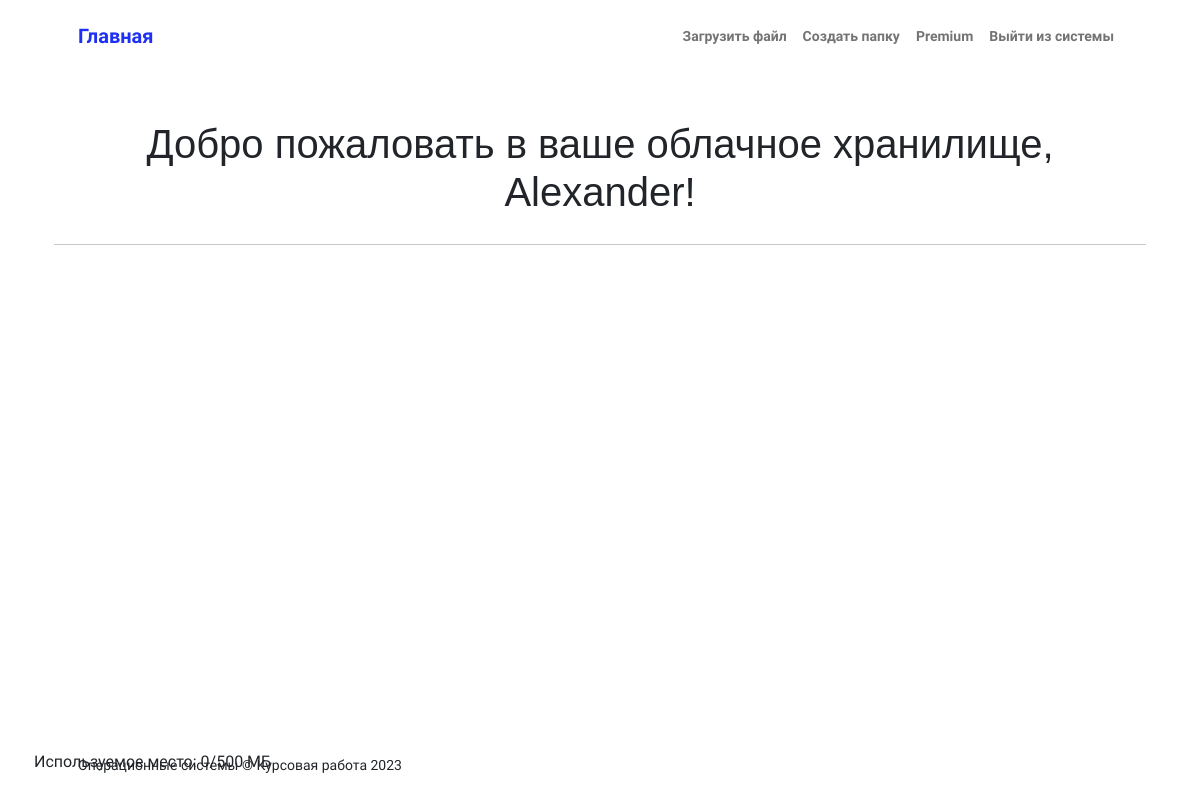
Page /cloud/ (signed in) on the earlier database version.
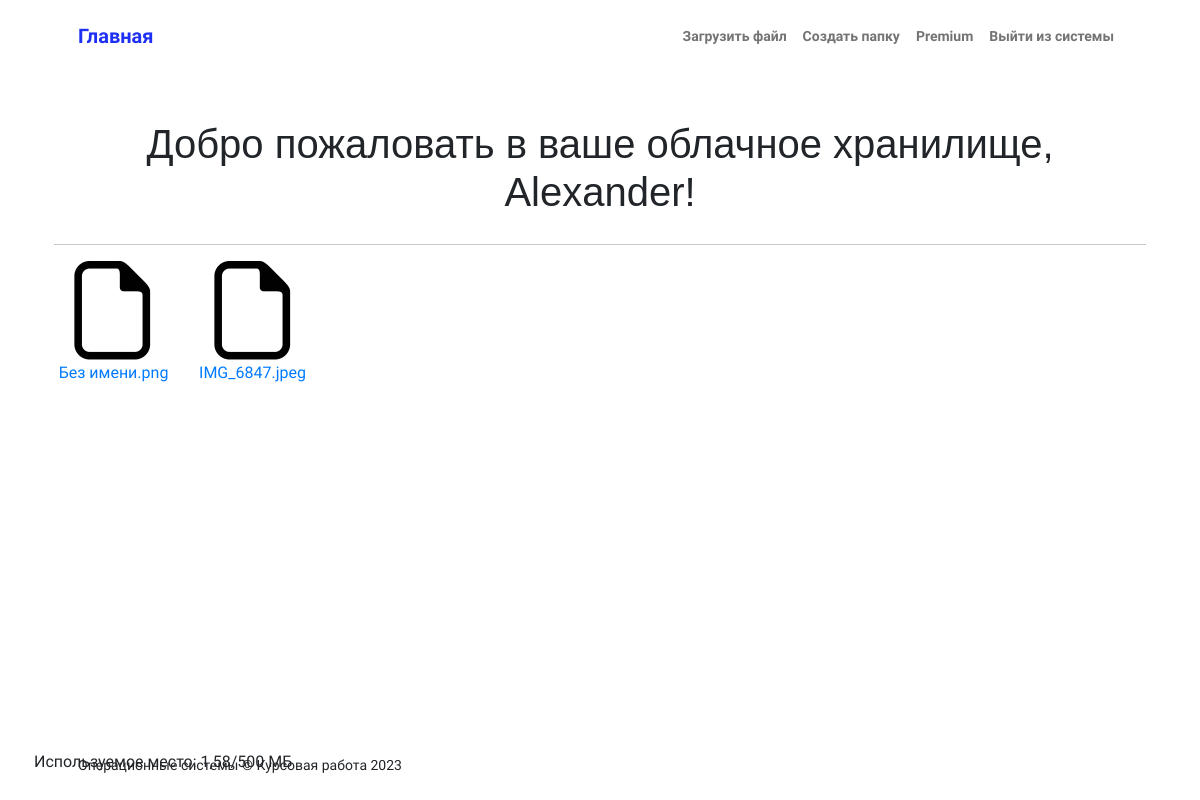
Same page on the later database version.
### cloud/models.py (models this page shows, shortened)
class File(models.Model):
    user = models.ForeignKey(User, on_delete=models.CASCADE)
    name = models.CharField(max_length=50)
    date_time = models.DateTimeField(auto_now_add=True)
    size = models.PositiveIntegerField()
    file = models.FileField(upload_to='uploads/')
    image = models.ImageField(upload_to='file_images/', null=True, blank=True)
    folder = models.ForeignKey(Folder, on_delete=models.CASCADE, null=True, blank=True)

### cloud/views.py (the view)
# urls.py: path('', FileList.as_view(), name='file_list'),
class FileList(ListView):
    model = File
    template_name = 'file_list.html'
    context_object_name = 'files'
    def get_queryset(self):
        self.request.session['parent_folder_id'] = None
        user = self.request.user
        if user.is_authenticated:
            folders = Folder.objects.filter(user=user).order_by('-date_time')
            files = File.objects.filter(user=user).order_by('date_time')
            return list(folders) + list(files)

### cloud/templatetags/custom_filters.py (called while the page is built)
@register.filter()
def file_size_format(value):
    return f'{round(value / 1024 ** 2, 2)} MB\n'

@register.filter()
def used_space(values):
    used_size = sum(value.size for value in values if not hasattr(value, 'is_folder'))
    return round(used_size / 1024 ** 2, 2) if used_size > 0 else 0

@register.filter()
def user_premium(user):
    return True if user.groups.filter(name='Premium').exists() else False

### templates/file_list.html (shortened to what this page needs)
{% extends 'default/main.html' %}
{% load custom_filters %}
{% block content %}
    {% if request.user.is_authenticated %}
        <h1>Добро пожаловать в ваше облачное хранилище, {{ user.username }}!</h1>
        {% if user|user_premium %}
            <div class="bottom-left"><p>Используемое место: {{ files|used_space }} МБ</p></div>
        {% else %}
            <div class="bottom-left"><p>Используемое место: {{ files|used_space }}/500 МБ</p></div>
        {% endif %}
        <hr style="margin-top: 20px;">
    <ul class="file-list">
        {% for file in files %}
            {% if file.folder or file.parent_folder %}
            {% else %}
                <li>
                    <div class="file-item" data-file-id="{{ file.id }}" data-url="{% url 'file_delete' file.id %}" draggable="true">
                        <a href="{{ file.file.url }}" target="_blank">
                            <img src="{{ file.image.url }}" alt="{{ file.name }}" title="{{ file.size|file_size_format }}{{ file.date_time }}" width="100" height="100">
                        </a>
                        <a href="{{ file.file.url }}" target="_blank">{{ file.name }}</a>
                    </div>
                </li>
            {% endif %}
        {% endfor %}
    </ul>
    {% else %}
        <h1> Авторизуйтесь, чтобы пользоваться облачным хранилищем!</h1>
    {% endif %}
{% endblock content %}

### templates/default/main.html (shortened to what this page needs)
<!DOCTYPE html>
<html lang="en">
    <head>
        {% load static %}
        {% load custom_filters %}
        <link href="https://cdn.jsdelivr.net/npm/bootstrap-icons@1.8.1/font/bootstrap-icons.css" rel="stylesheet" />
        <link href="{% static 'css/styles.css' %}" rel="stylesheet" />
    </head>
    <body class="d-flex flex-column h-100">
        <main class="flex-shrink-0">
            <nav class="navbar navbar-expand-lg navbar-light bg-white py-3">
                <div class="container px-5">
                    <a class="navbar-brand" href="{% url 'file_list' %}"><span class="fw-bolder text-primary">Главная</span></a>
                    <div class="collapse navbar-collapse" id="navbarSupportedContent">
                        <ul class="navbar-nav ms-auto mb-2 mb-lg-0 small fw-bolder">
                            <li class="nav-item"><a class="nav-link" href="{% url 'file_upload' %}">Загрузить файл</a></li>
                            <li class="nav-item"><a class="nav-link" href="#" onclick="openModal(event)" data-url="{% url 'folder_create' %}">Создать папку</a></li>
                            {% if not request.user|user_premium %}
                                <li class="nav-item"><a class="nav-link" href="{% url 'upgrade_premium' %}">Premium</a></li>
                            {% endif %}
                            {% if request.user.is_authenticated %}
                                <li class="nav-item"><a class="nav-link" href="{% url 'account_logout' %}">Выйти из системы</a></li>
                            {% else %}
                                <li class="nav-item"><a class="nav-link" href="{% url 'account_login' %}">Войти</a></li>
                            {% endif %}
                        </ul>
                    </div>
                </div>
            </nav>
            <header class="py-5">
                <div class="container px-5 pb-5">
                    <div class="row gx-5 align-items-center">
                        {% block content %} {% endblock content %}
                    </div>
                </div>
            </header>
        </main>
        <footer class="bg-white py-4 mt-auto">
            <div class="container px-5">
                <div class="row align-items-center justify-content-between flex-column flex-sm-row">
                    <div class="col-auto"><div class="small m-0">Операционные системы &copy; Курсовая работа 2023</div></div>
                </div>
            </div>
        </footer>
    </body>
</html>

Differences in the rows shown:
added File: size.size "1,58", image (placeholder picture), name "Без имени.png"
added File: image (placeholder picture), name "IMG_6847.jpeg"
Other differences:
{{ files|used_space }}: "0" → (not shown)
